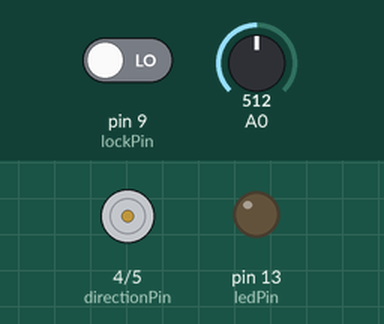
Simulated run of this sketch. Board: Arduino Uno, built with avr-gcc and run on an emulated ATmega328P. Shown: direction and speed pins drawn as motors (green arrow = direction pin HIGH = forward, orange = LOW = backward, longer = more drive), output pins drawn as LEDs (lit = HIGH). Inputs (shaded band) come from the test bench; at power-on: A0 = 512, pin 9 (lockPin) LOW.

Above: at 1.2 s.
1.3 s: A0 set to 988
2.8 s: A0 set to 1013
5.8 s: pin 9 (lockPin) driven HIGH
At 7.0 s:
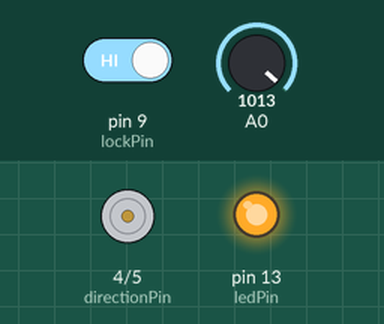
Timing chart, 0 to 8.8 s (numbered marks = the images above; inputs shaded):
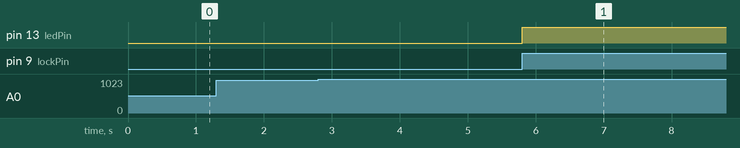

Measured:
- after the input at 1.3 s, every drawn part: stays the same
- after the input at 5.8 s, pin 13 (ledPin): LOW → HIGH at once

The sketch:

K12_2.ino
```cpp
/*
  Sliding Door Controller + Lock

  Activates the motor attached on the sliding door based on the button pressed.
  The Galileo compares the values when either of the buttons are pressed. From there,
  the motor is instructed to open or close accordingly.

  Now, a toggle lock has been implemented to increase the security of the door.

  Created by Bayanihan Labs.
*/

const int directionPin = 4,
          speedPin = 5,
          lockPin = 9,
          ledPin = 13,
          rackSlide = 20;

int analogValue = 0;

boolean currentState = LOW,
        lastState = LOW,
        lockState = LOW,
        gatePosition = true;

void setup() {
  /*
   * Initialize the digital pins to be configured as output.
   */
  pinMode(directionPin, OUTPUT);
  pinMode(speedPin, OUTPUT);
  pinMode(ledPin, OUTPUT);
}

void loop() {
  /*
   * Read the value from the pushbuttons.
   */
  analogValue = analogRead(A0);

  /*
   * Check whether the gate is locked or not.
   */
  checkLock();

  /*
   * The buttons correspond to their respective resistors,
   * which makes it possible to detect which button was pressed
   * even with just one pin to read data from.
   */

  if ((analogValue > 500) && (analogValue < 1000) && lockState == LOW && !gatePosition) {
    /*
     * Rotates the motor through roughly rackSlide notches on the rack.
     */
     for (int i = 0; i < rackSlide; i++) {
      motorMoveOne(0, 100, 5, 10);
    }

    gatePosition = true;
  }

  else if (analogValue > 1000 && lockState == LOW && gatePosition) {
    /*
     * Rotates the motor through roughly rackSlide notches on the rack in the other direction.
     */
     for (int i = 0; i < rackSlide; i++) {
      motorMoveOne(1, 100, 5, 10);
    }

    gatePosition = false;

  } else {
    /*
     * Keeps the motor static when no other conditions are met.
     */
     motorMoveOne(1, 0, 0, 0);
  }
}


/*
 * This function is used to rotate the motor in small incremenents at a time.
 */
 void motorMoveOne(int motorDirection, int motorSpeed, int motorDelay, int restMultiplier) {

  /*
   * This chunk of code tells the motor to move in one direction for a specific amount of time.
   */
   digitalWrite(directionPin, motorDirection);
  analogWrite(speedPin, motorSpeed);
  delay(motorDelay);

  /*
   * Afterwards, tell the motor to stop.
   */
  digitalWrite(directionPin, motorDirection);
  analogWrite(speedPin, 0);
  delay(motorDelay * restMultiplier);
}

/*
 * This function enables or disables the state of the lock based on button presses.
 */

void checkLock() {
  /*
   * Read the value from the pushbuttons.
   */
  currentState = digitalRead(lockPin);

  if ((currentState == HIGH && lastState == LOW)) {
     /*
      * Checks whether or not the button has been pressed in the near past. This is done to prevent
      * repeated input if the button is pressed for longer than expected.
      */
    delay(1);

    if (lockState == LOW) {
      /*
       * If the previous state was disabled, enable the lock then turn the LED on.
       */
      lockState = HIGH;
      digitalWrite(ledPin, HIGH);
    } else {
      /*
       * Otherwise, disable the lock and turn off the LED.
       */
      lockState = LOW;
      digitalWrite(ledPin, LOW);
    }
  }

  lastState = currentState;
}
```
